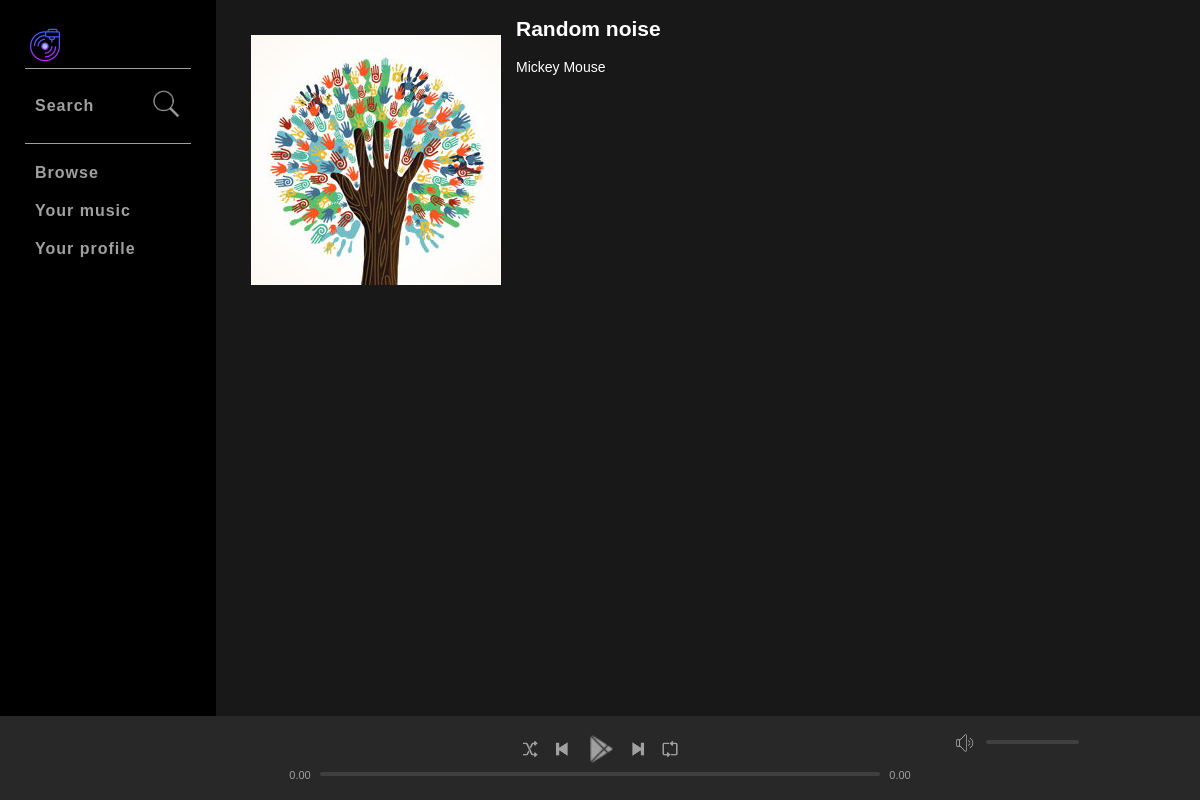
/album.php?id=6 (signed in), run on the app's committed database.
### tables this page shows
CREATE TABLE `albums` (
  `id` int(9) NOT NULL,
  `title` varchar(255) NOT NULL,
  `artist` int(9) NOT NULL,
  `genre` int(9) NOT NULL,
  `artworkPath` varchar(500) NOT NULL
);

CREATE TABLE `artists` (
  `id` int(9) NOT NULL,
  `name` varchar(50) DEFAULT NULL
);

### includes/classes/Helper.php (called while the page is built, shortened)
<?php
class Helper
{
    public function selectAllById ($db, $id){
        $sql = "select * from {$db} where id = '{$id}' ";
        return $sql;
    }
    public function fetchArrayFromDb ($connection, $sql){
            $query = mysqli_query($connection, $sql);
            $dbArray = mysqli_fetch_array($query);
            return $dbArray;
    }
}

### includes/classes/Album.php (called while the page is built, shortened)
<?php
class Album extends Helper
{
    public function getAlbumArray($connection, $id, $db){
        $artistSql = $this->selectAllById($db, $id);
        $artistArr =  $this->fetchArrayFromDb($connection, $artistSql);
        return $artistArr;
    }
}

### includes/classes/Artist.php (called while the page is built, shortened)
<?php
class Artist extends Helper
{
    public function getArtistArray($albumArtistId, $db, $connection){
        $artistSql = $this->selectAllById($db, $albumArtistId);
        $artistArr =  $this->fetchArrayFromDb($connection, $artistSql);
        return $artistArr;
    }
}

### album.php (the view, shortened to what this page needs)
<?php include ("includes/header.php");?>
    <?php
        if (isset($_GET['id'])){
            $albumId = $_GET['id'];
        }else {
            header("Location: index.php");
        }
            $album = new Album($connection, $albumId);
            $artist = new Artist($connection, $albumId);
            $albumArray = $album->getAlbumArray($connection, $albumId, 'albums');
            $albumArtistId = $albumArray['artist'];
            $artistArray =  $artist->getArtistArray($albumArtistId, 'artists', $connection);
    ?>
        <div class="entityInfo">
            <div class="leftSection">
                <img src="<?php echo $albumArray['artworkPath'] ?>" alt="">
            </div>
            <div class="rightSection">
                <h2><?php echo $albumArray['title'] ?></h2>
                <span><?php echo $artistArray['name'] ?></span>
            </div>
        </div>
<?php include ("includes/footer.php");?>

### assets/css/style.css (style rules this page uses)
html, body { padding: 0; margin: 0; height: 100%; }
body { background-color: #181818; min-width: 720px; font-size: 14px; }
* { font-family: "Halvetica Neue", Halvetica, Arial, sans-serif; color: #ffffff; }
.entityInfo { display: flex; }
.entityInfo .leftSection { flex-basis: 25%; }
.entityInfo .rightSection { flex-basis: 75%; }
.leftSection img { padding: 35px 15px; }

### data on the page
albums: artworkPath (picture), title "Random noise"
artists: name "Mickey Mouse"
